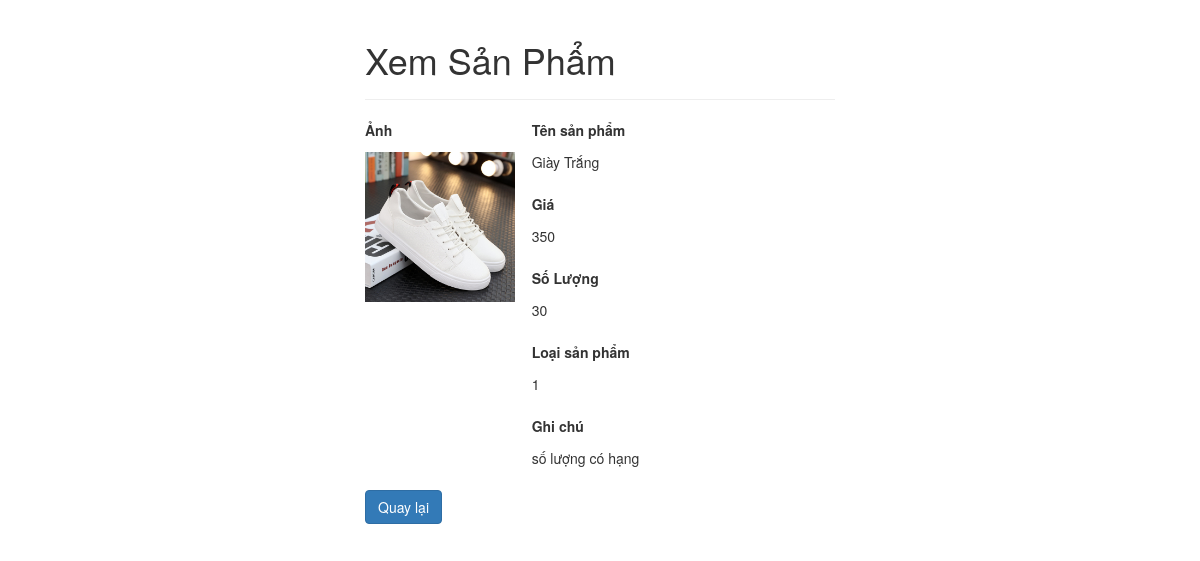
Screenshot of /products/viewProduct.php?id=1 with the database file from the repository.
### tables this page shows
CREATE TABLE products (
id int(11) NOT NULL AUTO_INCREMENT,
name varchar(255) default null,
price int(11) default null,
quantity int(11) default null,
category_id int(11) NOT NULL,
date_sold date NOT NULL ,
comments varchar(500) default null,
Images  varchar(255) default null,
PRIMARY KEY (id),
FOREIGN KEY (category_id) REFERENCES categories(id));

### products/viewProduct.php (the view, shortened to what this page needs)
<?php
if (isset($_GET["id"]) && !empty(trim($_GET["id"]))) {
    require_once("../connect.php");
    $sql = "SELECT * FROM products WHERE id = ?";
    $linkImage = '../Image/';
    if ($stmt = mysqli_prepare($link, $sql)) {
        mysqli_stmt_bind_param($stmt, "i", $param_id);
        if (mysqli_stmt_execute($stmt)) {
            $result = mysqli_stmt_get_result($stmt);
            if (mysqli_num_rows($result) == 1) {
                $row = mysqli_fetch_array($result, MYSQLI_ASSOC);
            } else {
                header("location: error.php");
                exit();
            }
        } else {
            echo "Oops! Something went wrong. Please try again later.";
        }
    }
} else {
    header("location: error.php");
    exit();
}
?>
<!DOCTYPE html>
<html lang="en">
<head>
    <link rel="stylesheet" href="https://maxcdn.bootstrapcdn.com/bootstrap/3.3.7/css/bootstrap.css">
</head>
<body>
    <div class="wrapper">
        <div class="container-fluid">
            <div class="row">
                <div class="col-md-12">
                    <div class="page-header">
                        <h1>Xem Sản Phẩm</h1>
                    </div>
                    <div class="row">
                        <div class="col-xs-4 col-sm-4 col-md-4 col-lg-4">
                            <div class="form-group">
                                <label>Ảnh</label>
                                <p class="form-control-static"><img src=" <?php echo $linkImage . $row['Images'] ?>" width=150px></p>
                            </div>
                        </div>
                        <div class="col-xs-8 col-sm-8 col-md-8 col-lg-8">
                            <div class="form-group">
                                <label>Tên sản phẩm</label>
                                <p class="form-control-static"><?php echo $row["name"]; ?></p>
                            </div>
                            <div class="form-group">
                                <label>Giá</label>
                                <p class="form-control-static"><?php echo $row["price"]; ?></p>
                            </div>
                            <div class="form-group">
                                <label>Số Lượng</label>
                                <p class="form-control-static"><?php echo $row["quantity"]; ?></p>
                            </div>
                            <div class="form-group">
                                <label>Loại sản phẩm</label>
                                <p class="form-control-static"><?php echo $row["category_id"]; ?></p>
                            </div>
                            <div class="form-group">
                                <label>Ghi chú</label>
                                <p class="form-control-static"><?php echo $row["comments"]; ?></p>
                            </div>
                        </div>
                    </div>
                    <p><a href="selectAllProduct.php" class="btn btn-primary">Quay lại</a></p>
                </div>
            </div>
        </div>
    </div>
</body>
</html>

### products/viewProduct.php (style rules this page uses)
.wrapper { width: 500px; margin: 0 auto; }

### rows the page displays
products: Images (picture), name "Giày Trắng", price "350", quantity "30", category "1", comments "số lượng có hạng"
